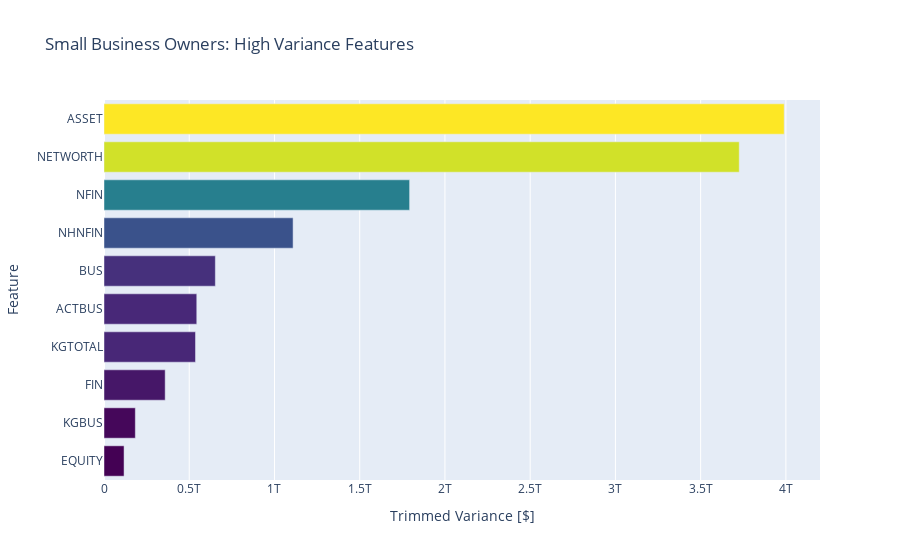

Source (notebook cell):
### Markdown cell above
#### Task 6.5.10

### Code cell
import plotly.express as px

fig = px.bar(
    x=top_ten_trim_var,
    y=top_ten_trim_var.index,
    orientation='h',
    color=top_ten_trim_var.values,  # Color bars by variance
    color_continuous_scale='Viridis',  # You can try 'Turbo', 'Plasma', 'Cividis', etc.
    title="Small Business Owners: High Variance Features"
)

fig.update_layout(
    xaxis_title="Trimmed Variance [$]",
    yaxis_title="Feature",
    coloraxis_showscale=False  # Optional: Hide color bar
)

fig.show()

### Figure 1 — Plotly figure (JSON) as saved in the notebook; plotly's stock layout.template omitted (floating-point values rounded to 4 significant figures)
{"data": [{"alignmentgroup": "True", "hovertemplate": "x=%{x}<br>y=%{y}<br>color=%{marker.color}<extra></extra>", "legendgroup": "", "marker": {"color": [117700000000.0, 183800000000.0, 358900000000.0, 536800000000.0, 544200000000.0, 653200000000.0, 1109000000000.0, 1793000000000.0, 3726000000000.0, 3990000000000.0], "coloraxis": "coloraxis", "pattern": {"shape": ""}}, "name": "", "offsetgroup": "", "orientation": "h", "showlegend": false, "textposition": "auto", "type": "bar", "x": [117700000000.0, 183800000000.0, 358900000000.0, 536800000000.0, 544200000000.0, 653200000000.0, 1109000000000.0, 1793000000000.0, 3726000000000.0, 3990000000000.0], "xaxis": "x", "y": ["EQUITY", "KGBUS", "FIN", "KGTOTAL", "ACTBUS", "BUS", "NHNFIN", "NFIN", "NETWORTH", "ASSET"], "yaxis": "y"}], "layout": {"barmode": "relative", "coloraxis": {"colorbar": {"title": {"text": "color"}}, "colorscale": [[0, "#440154"], [0.1111, "#482878"], [0.2222, "#3e4989"], [0.3333, "#31688e"], [0.4444, "#26828e"], [0.5556, "#1f9e89"], [0.6667, "#35b779"], [0.7778, "#6ece58"], [0.8889, "#b5de2b"], [1, "#fde725"]], "showscale": false}, "legend": {"tracegroupgap": 0}, "title": {"text": "Small Business Owners: High Variance Features"}, "xaxis": {"anchor": "y", "domain": [0, 1], "title": {"text": "Trimmed Variance [$]"}}, "yaxis": {"anchor": "x", "domain": [0, 1], "title": {"text": "Feature"}}}}
